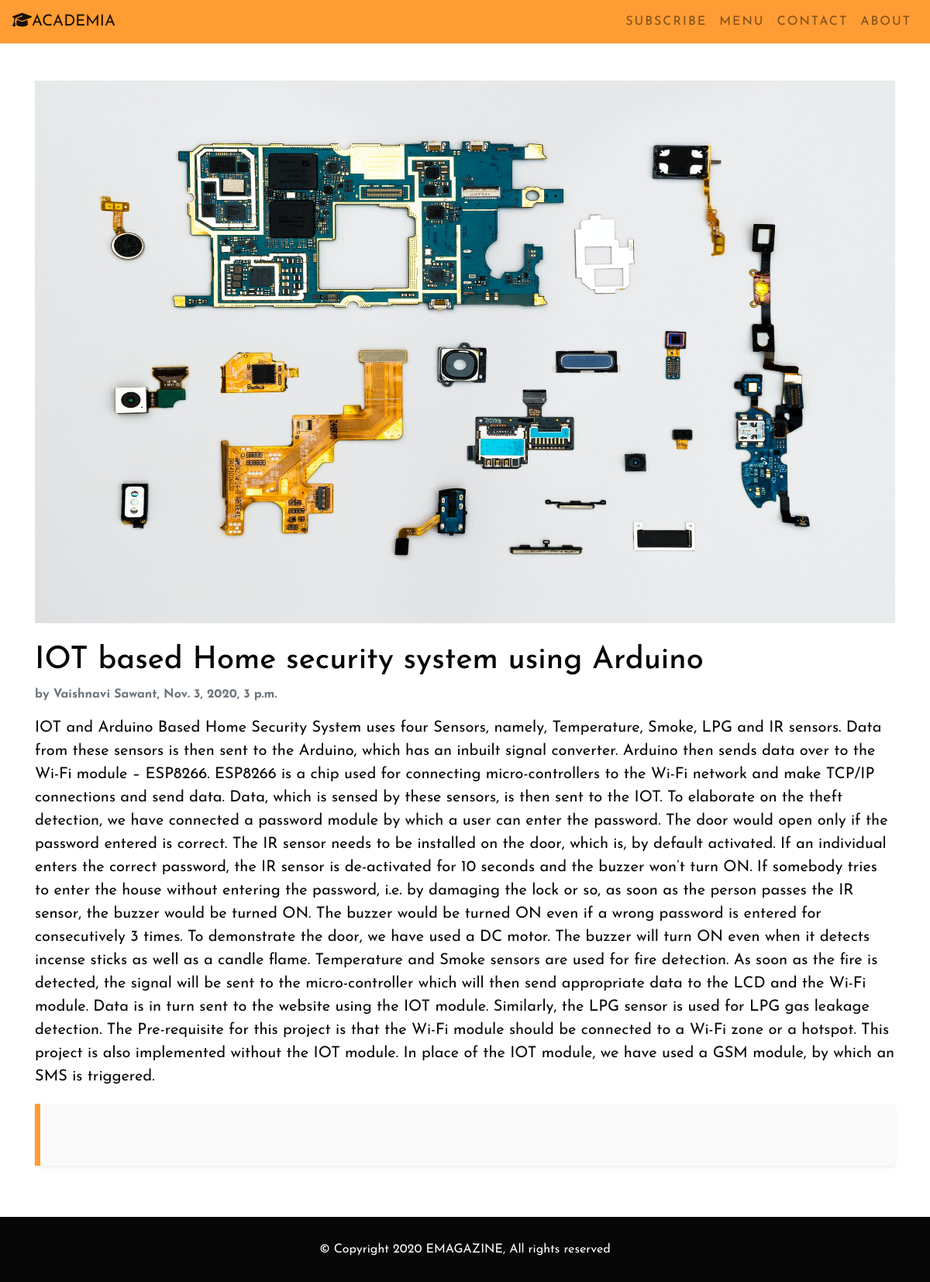
Before: /projects/2 with the older database file.
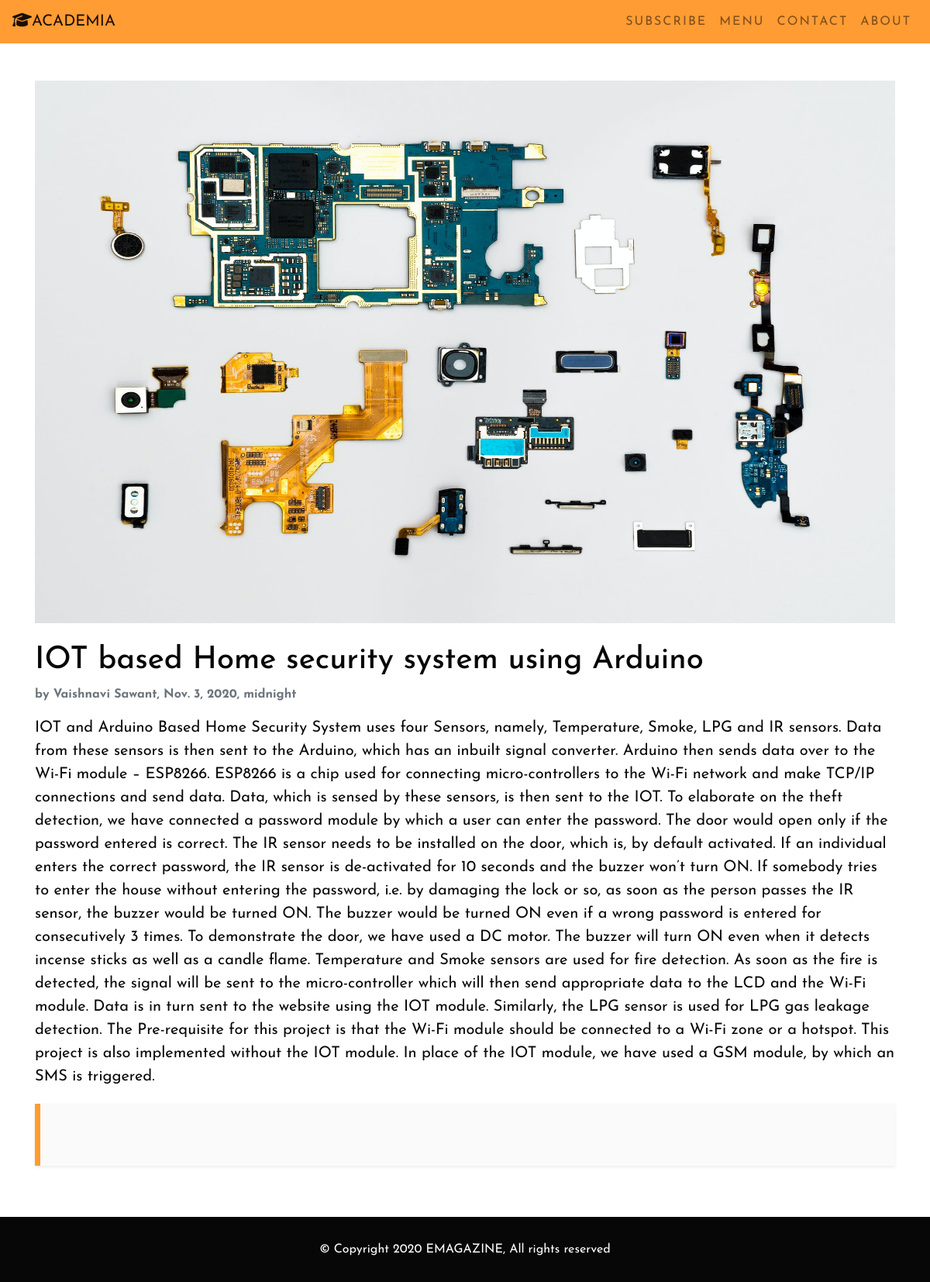
After: the same page with the newer database file.
### EMAG_APP/models.py (models this page shows, shortened)
class Project(models.Model):
    user_id = models.ForeignKey(
        to=User, on_delete=models.CASCADE, null=True, related_name='projects')
    project_title = models.CharField(
        max_length=755, null=False, blank=False, unique=True)
    project_description = models.TextField(null=False, blank=False)
    project_tags = models.CharField(max_length=400, null=True, blank=True)
    project_data = models.FileField(null=True, blank=True)
    project_banner = models.ImageField(null=False, blank=False)
    dept_name = models.TextField(null=True, blank=True)
    uploaded_at = models.DateTimeField(default=timezone.now)

class User(AbstractBaseUser, PermissionsMixin):
    email = models.EmailField(_('email address'), unique=True)
    full_name = models.CharField(max_length=255, null=True, blank=True)
    dept_name = models.CharField(max_length=255, null=True, blank=True)
    phone_no = models.CharField(max_length=10, null=True, blank=True)
    is_staff = models.BooleanField(default=False)
    is_active = models.BooleanField(default=True)
    date_joined = models.DateTimeField(default=timezone.now)
    USERNAME_FIELD = 'email'
    REQUIRED_FIELDS = []
    objects = CustomUserManager()

### EMAG_APP/views.py (the view)
# urls.py: path('projects/<int:pk>', displayproj_view),
def displayproj_view(request, pk):
    try:
        project = Project.objects.get(pk=pk)
        return render(request, "project/displayproj.html", {"project": project})
    except Project.DoesNotExist:
        return render(request, "home.html")
    return None

### EMAG_APP/templates/project/displayproj.html (shortened to what this page needs)
{% extends 'base.html' %}{% load static %}
{% block body %}
<div class="devent-info-wrapper my-5">
    <div class="container w-100">
        <div class="row" style="overflow-x: hidden">
            <div class="col-lg-12">
                <div class="banner">
                <img class="img-fluid w-100" src="{{ project.project_banner.url }}" alt="" style="height: 700px"/>
                </div>
                <br />
            </div>
        </div>
    </div>
            <div class="container">
             <div class="title">
                <h1>{{ project.project_title }}</h1>
            </div>
            <div class="date-uploaded">
                <p class="font-weight-bold text-muted">
                    by {{ project.user_id.full_name }}, {{ project.uploaded_at }}
                </p>
            </div>
            <div class="content">{{ project.project_description | safe }}</div>
            <div class="organised-by mb-5 shadow-sm" data-aos="zoom-in" data-aos-duration="1000">
            </div>
            </div>
</div>
</div>
{% endblock %}

Changed rows visible on the page:
changed Project "IOT based Home security system using Arduino": uploaded_at "Nov. 3, 2020, 3 p.m." → "Nov. 3, 2020, midnight"
